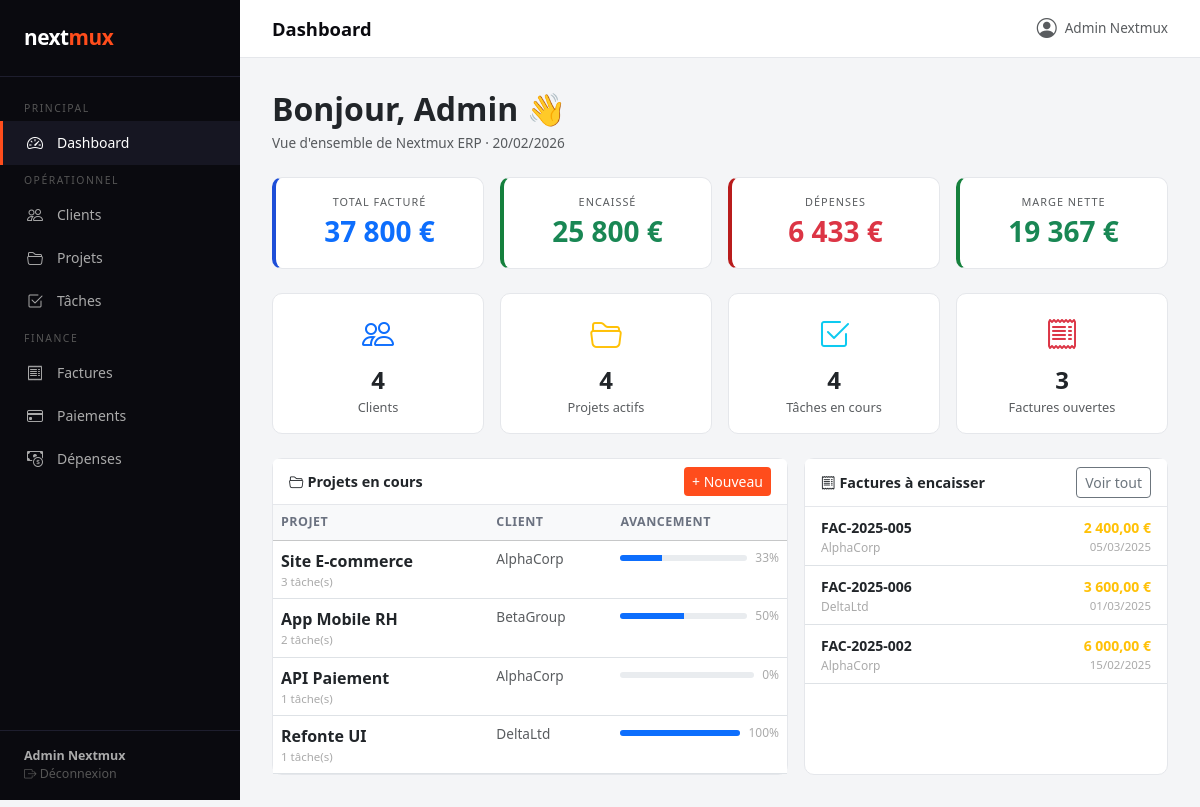
/index.php?module=dashboard&action=index (signed in), run on the app's committed database.
### tables this page shows
CREATE TABLE IF NOT EXISTS projets (
  id INT AUTO_INCREMENT PRIMARY KEY,
  client_id INT NOT NULL,
  nom VARCHAR(150) NOT NULL,
  description TEXT,
  date_debut DATE,
  date_fin DATE,
  statut ENUM('en_cours','termine','suspendu','annule') DEFAULT 'en_cours',
  budget DECIMAL(10,2) DEFAULT 0,
  created_at DATETIME DEFAULT CURRENT_TIMESTAMP,
  FOREIGN KEY (client_id) REFERENCES clients(id) ON DELETE CASCADE
);

CREATE TABLE IF NOT EXISTS clients (
  id INT AUTO_INCREMENT PRIMARY KEY,
  nom VARCHAR(100) NOT NULL,
  email VARCHAR(150),
  telephone VARCHAR(20),
  adresse TEXT,
  created_at DATETIME DEFAULT CURRENT_TIMESTAMP
);

CREATE TABLE IF NOT EXISTS factures (
  id INT AUTO_INCREMENT PRIMARY KEY,
  projet_id INT NOT NULL,
  numero VARCHAR(50) NOT NULL UNIQUE,
  montant_ht DECIMAL(10,2) NOT NULL DEFAULT 0,
  tva DECIMAL(5,2) NOT NULL DEFAULT 20.00,
  montant_ttc DECIMAL(10,2) NOT NULL DEFAULT 0,
  date_emission DATE NOT NULL,
  date_echeance DATE,
  statut ENUM('brouillon','envoyee','payee','annulee') DEFAULT 'brouillon',
  notes TEXT,
  created_at DATETIME DEFAULT CURRENT_TIMESTAMP,
  FOREIGN KEY (projet_id) REFERENCES projets(id) ON DELETE CASCADE
);

### controllers/dashboardController.php (called while the page is built, shortened)
<?php
class DashboardController {
    public function index(): void {
        $db = getDB();
        $total_facture  = (float)$db->query("SELECT COALESCE(SUM(montant_ttc),0) FROM factures")->fetchColumn();
        $total_paye     = (float)$db->query("SELECT COALESCE(SUM(montant),0) FROM paiements")->fetchColumn();
        $total_depenses = (float)$db->query("SELECT COALESCE(SUM(montant),0) FROM depenses")->fetchColumn();
        $marge          = $total_paye - $total_depenses;
        $nb_clients = (int)$db->query("SELECT COUNT(*) FROM clients")->fetchColumn();
        $nb_projets = (int)$db->query("SELECT COUNT(*) FROM projets WHERE statut = 'en_cours'")->fetchColumn();
        $nb_taches  = (int)$db->query("SELECT COUNT(*) FROM taches WHERE statut != 'termine'")->fetchColumn();
        $nb_factures_open = (int)$db->query("SELECT COUNT(*) FROM factures WHERE statut IN ('brouillon','envoyee')")->fetchColumn();
        $projets_recents = $db->query("
            SELECT p.*, c.nom AS client_nom,
                COUNT(DISTINCT t.id) AS nb_taches,
                COUNT(DISTINCT CASE WHEN t.statut='termine' THEN t.id END) AS nb_terminees
            FROM projets p
            JOIN clients c ON p.client_id = c.id
            LEFT JOIN taches t ON t.projet_id = p.id
            WHERE p.statut = 'en_cours'
            GROUP BY p.id
            ORDER BY p.created_at DESC LIMIT 5
        ")->fetchAll();
        $factures_ouvertes = $db->query("
            SELECT f.*, p.nom AS projet_nom, c.nom AS client_nom,
                COALESCE(SUM(pa.montant),0) AS total_paye
            FROM factures f
            JOIN projets p ON f.projet_id = p.id
            JOIN clients c ON p.client_id = c.id
            LEFT JOIN paiements pa ON pa.facture_id = f.id
            WHERE f.statut IN ('brouillon','envoyee')
            GROUP BY f.id
            ORDER BY f.date_emission DESC LIMIT 5
        ")->fetchAll();
        $page_title = 'Dashboard';
        require_once __DIR__ . '/../views/dashboard/index.php';
    }
}

### views/dashboard/index.php (the view)
<?php require_once __DIR__ . '/../layout/header.php'; ?>
<div class="mb-4">
  <h2 class="fw-bold mb-1">Bonjour, <?= htmlspecialchars(explode(' ', $_SESSION['user']['nom'])[0]) ?> 👋</h2>
  <p class="text-muted" style="font-size:0.85rem">Vue d'ensemble de Nextmux ERP · <?= date('d/m/Y') ?></p>
</div>
<div class="row g-3 mb-4">
  <div class="col-6 col-md-3">
    <div class="card p-3 text-center h-100" style="border-left:4px solid #1d4ed8">
      <div class="text-muted" style="font-size:0.68rem;text-transform:uppercase;letter-spacing:1px">Total facturé</div>
      <div class="fs-3 fw-bold text-primary"><?= number_format($total_facture, 0, ',', ' ') ?> €</div>
    </div>
  </div>
  <div class="col-6 col-md-3">
    <div class="card p-3 text-center h-100" style="border-left:4px solid #15803d">
      <div class="text-muted" style="font-size:0.68rem;text-transform:uppercase;letter-spacing:1px">Encaissé</div>
      <div class="fs-3 fw-bold text-success"><?= number_format($total_paye, 0, ',', ' ') ?> €</div>
    </div>
  </div>
  <div class="col-6 col-md-3">
    <div class="card p-3 text-center h-100" style="border-left:4px solid #b91c1c">
      <div class="text-muted" style="font-size:0.68rem;text-transform:uppercase;letter-spacing:1px">Dépenses</div>
      <div class="fs-3 fw-bold text-danger"><?= number_format($total_depenses, 0, ',', ' ') ?> €</div>
    </div>
  </div>
  <div class="col-6 col-md-3">
    <div class="card p-3 text-center h-100" style="border-left:4px solid <?= $marge >= 0 ? '#15803d' : '#b91c1c' ?>">
      <div class="text-muted" style="font-size:0.68rem;text-transform:uppercase;letter-spacing:1px">Marge nette</div>
      <div class="fs-3 fw-bold <?= $marge >= 0 ? 'text-success' : 'text-danger' ?>">
        <?= number_format($marge, 0, ',', ' ') ?> €
      </div>
    </div>
  </div>
</div>
<div class="row g-3 mb-4">
  <div class="col-6 col-md-3">
    <a href="index.php?module=clients&action=index" class="card p-3 text-center text-decoration-none h-100">
      <i class="bi bi-people fs-2 text-primary d-block mb-1"></i>
      <div class="fs-4 fw-bold"><?= $nb_clients ?></div>
      <div class="text-muted" style="font-size:0.8rem">Clients</div>
    </a>
  </div>
  <div class="col-6 col-md-3">
    <a href="index.php?module=projets&action=index" class="card p-3 text-center text-decoration-none h-100">
      <i class="bi bi-folder2-open fs-2 text-warning d-block mb-1"></i>
      <div class="fs-4 fw-bold"><?= $nb_projets ?></div>
      <div class="text-muted" style="font-size:0.8rem">Projets actifs</div>
    </a>
  </div>
  <div class="col-6 col-md-3">
    <a href="index.php?module=taches&action=index" class="card p-3 text-center text-decoration-none h-100">
      <i class="bi bi-check2-square fs-2 text-info d-block mb-1"></i>
      <div class="fs-4 fw-bold"><?= $nb_taches ?></div>
      <div class="text-muted" style="font-size:0.8rem">Tâches en cours</div>
    </a>
  </div>
  <div class="col-6 col-md-3">
    <a href="index.php?module=factures&action=index" class="card p-3 text-center text-decoration-none h-100">
      <i class="bi bi-receipt fs-2 text-danger d-block mb-1"></i>
      <div class="fs-4 fw-bold"><?= $nb_factures_open ?></div>
      <div class="text-muted" style="font-size:0.8rem">Factures ouvertes</div>
    </a>
  </div>
</div>
<div class="row g-3">
  <div class="col-md-7">
    <div class="card h-100">
      <div class="card-header d-flex justify-content-between align-items-center">
        <span><i class="bi bi-folder2-open me-1"></i>Projets en cours</span>
        <a href="index.php?module=projets&action=create" class="btn btn-sm btn-accent">+ Nouveau</a>
      </div>
      <div class="card-body p-0">
        <?php if (empty($projets_recents)): ?>
          <div class="text-center py-4 text-muted">Aucun projet en cours.</div>
        <?php else: ?>
        <table class="table table-hover mb-0">
          <thead class="table-light"><tr><th>Projet</th><th>Client</th><th>Avancement</th></tr></thead>
          <tbody>
            <?php foreach ($projets_recents as $p):
              $pct = $p['nb_taches'] > 0
                ? round($p['nb_terminees'] / $p['nb_taches'] * 100)
                : 0;
            ?>
            <tr>
              <td>
                <a href="index.php?module=projets&action=show&id=<?= $p['id'] ?>"
                   class="fw-semibold text-dark text-decoration-none"><?= htmlspecialchars($p['nom']) ?></a>
                <div style="font-size:0.72rem;color:#aaa"><?= $p['nb_taches'] ?> tâche(s)</div>
              </td>
              <td class="text-muted" style="font-size:0.85rem"><?= htmlspecialchars($p['client_nom']) ?></td>
              <td style="min-width:120px">
                <div class="d-flex align-items-center gap-2">
                  <div class="progress flex-grow-1" style="height:6px">
                    <div class="progress-bar bg-primary" style="width:<?= $pct ?>%"></div>
                  </div>
                  <span style="font-size:0.75rem;color:#aaa;white-space:nowrap"><?= $pct ?>%</span>
                </div>
              </td>
            </tr>
            <?php endforeach; ?>
          </tbody>
        </table>
        <?php endif; ?>
      </div>
    </div>
  </div>
  <div class="col-md-5">
    <div class="card h-100">
      <div class="card-header d-flex justify-content-between align-items-center">
        <span><i class="bi bi-receipt me-1"></i>Factures à encaisser</span>
        <a href="index.php?module=factures&action=index" class="btn btn-sm btn-outline-secondary">Voir tout</a>
      </div>
      <div class="card-body p-0">
        <?php if (empty($factures_ouvertes)): ?>
          <div class="text-center py-4 text-muted text-success">
            <i class="bi bi-check-circle-fill fs-3 d-block mb-1"></i>Tout est encaissé !
          </div>
        <?php else: ?>
          <?php foreach ($factures_ouvertes as $f): ?>
          <div class="d-flex align-items-center justify-content-between px-3 py-2 border-bottom">
            <div>
              <a href="index.php?module=factures&action=show&id=<?= $f['id'] ?>"
                 class="fw-semibold text-dark text-decoration-none" style="font-size:0.875rem">
                <?= htmlspecialchars($f['numero']) ?>
              </a>
              <div style="font-size:0.75rem;color:#aaa"><?= htmlspecialchars($f['client_nom']) ?></div>
            </div>
            <div class="text-end">
              <div class="fw-semibold text-warning" style="font-size:0.875rem">
                <?= number_format($f['montant_ttc'] - $f['total_paye'], 2, ',', ' ') ?> €
              </div>
              <div style="font-size:0.72rem;color:#aaa"><?= date('d/m/Y', strtotime($f['date_emission'])) ?></div>
            </div>
          </div>
          <?php endforeach; ?>
        <?php endif; ?>
      </div>
    </div>
  </div>
</div>
<?php require_once __DIR__ . '/../layout/footer.php'; ?>

### index.php (shortened to what this page needs)
<?php
$module = $_GET['module'] ?? 'dashboard';
$action = $_GET['action'] ?? 'index';
$controller_file = __DIR__ . "/controllers/{$module}Controller.php";
if (file_exists($controller_file)) {
    $class = ucfirst($module) . 'Controller';
    if (class_exists($class)) {
        $ctrl = new $class();
        if (method_exists($ctrl, $action)) {
            $ctrl->$action();
        } else {
            http_response_code(404);
            echo "<h2>Action '$action' introuvable dans $class.</h2>";
        }
    }
} else {
    http_response_code(404);
    echo "<h2>Module '$module' introuvable.</h2>";
}

### views/layout/header.php (shortened to what this page needs)
<!DOCTYPE html>
<html lang="fr">
<head>
  <link href="https://cdn.jsdelivr.net/npm/bootstrap@5.3.2/dist/css/bootstrap.min.css" rel="stylesheet">
  <link href="https://cdn.jsdelivr.net/npm/bootstrap-icons@1.11.3/font/bootstrap-icons.css" rel="stylesheet">
</head>
<body>
<?php
$module_actuel = $_GET['module'] ?? 'dashboard';
$user = $_SESSION['user'] ?? ['nom' => 'Invité'];
?>
<div id="sidebar">
  <div class="sidebar-brand">next<span>mux</span></div>
  <nav class="sidebar-nav">
    <div class="nav-section">Principal</div>
    <a href="index.php?module=dashboard&action=index"
       class="sidebar-link <?= $module_actuel === 'dashboard' ? 'active' : '' ?>">
      <i class="bi bi-speedometer2"></i> Dashboard
    </a>
    <div class="nav-section">Opérationnel</div>
    <a href="index.php?module=clients&action=index"
       class="sidebar-link <?= $module_actuel === 'clients' ? 'active' : '' ?>">
      <i class="bi bi-people"></i> Clients
    </a>
    <a href="index.php?module=projets&action=index"
       class="sidebar-link <?= $module_actuel === 'projets' ? 'active' : '' ?>">
      <i class="bi bi-folder2-open"></i> Projets
    </a>
    <a href="index.php?module=taches&action=index"
       class="sidebar-link <?= $module_actuel === 'taches' ? 'active' : '' ?>">
      <i class="bi bi-check2-square"></i> Tâches
    </a>
    <div class="nav-section">Finance</div>
    <a href="index.php?module=factures&action=index"
       class="sidebar-link <?= $module_actuel === 'factures' ? 'active' : '' ?>">
      <i class="bi bi-receipt"></i> Factures
    </a>
    <a href="index.php?module=paiements&action=index"
       class="sidebar-link <?= $module_actuel === 'paiements' ? 'active' : '' ?>">
      <i class="bi bi-credit-card"></i> Paiements
    </a>
    <a href="index.php?module=depenses&action=index"
       class="sidebar-link <?= $module_actuel === 'depenses' ? 'active' : '' ?>">
      <i class="bi bi-cash-coin"></i> Dépenses
    </a>
  </nav>
  <div class="sidebar-footer">
    <strong><?= htmlspecialchars($user['nom']) ?></strong>
    <a href="index.php?module=auth&action=logout" style="color:#555;text-decoration:none">
      <i class="bi bi-box-arrow-right"></i> Déconnexion
    </a>
  </div>
</div>
<div id="main">
  <div class="topbar">
    <h1><?= htmlspecialchars($page_title ?? 'Nextmux ERP') ?></h1>
    <div class="d-flex align-items-center gap-2">
      <i class="bi bi-person-circle fs-5 text-muted"></i>
      <span class="text-muted" style="font-size:0.85rem"><?= htmlspecialchars($user['nom']) ?></span>
    </div>
  </div>
  <div class="content">

### views/layout/footer.php (shortened to what this page needs)
  </div>
</div>
</body>
</html>

### views/layout/header.php (style rules this page uses)
:root { --sidebar-w: 240px; --accent: #FF4D1C; --dark: #0a0a0f; }
body { background: #f4f5f7; font-family: 'Segoe UI', sans-serif; }
#sidebar { width: var(--sidebar-w); min-height: 100vh; background: var(--dark); position: fixed; top: 0; left: 0; z-index: 100; display: flex; flex-direction: column; }
.sidebar-brand { padding: 1.4rem 1.5rem; font-size: 1.3rem; font-weight: 800; color: white; letter-spacing: -0.5px; border-bottom: 1px solid #1e1e2e; }
.sidebar-brand span { color: var(--accent); }
.sidebar-nav { padding: 1rem 0; flex: 1; }
.nav-section { padding: 0.5rem 1.5rem 0.3rem; font-size: 0.65rem; text-transform: uppercase; letter-spacing: 1.5px; color: #555; }
.sidebar-link { display: flex; align-items: center; gap: 0.75rem; padding: 0.6rem 1.5rem; color: #aaa; text-decoration: none; font-size: 0.875rem; transition: all 0.15s; border-left: 3px solid transparent; }
.sidebar-link:hover, .sidebar-link.active { color: white; background: #161622; border-left-color: var(--accent); }
.sidebar-link i { font-size: 1rem; width: 18px; }
.sidebar-footer { padding: 1rem 1.5rem; border-top: 1px solid #1e1e2e; font-size: 0.78rem; color: #555; }
.sidebar-footer strong { color: #aaa; display: block; }
#main { margin-left: var(--sidebar-w); min-height: 100vh; }
.topbar { background: white; padding: 0.85rem 2rem; border-bottom: 1px solid #e5e7eb; display: flex; align-items: center; justify-content: space-between; position: sticky; top: 0; z-index: 50; }
.topbar h1 { font-size: 1.15rem; font-weight: 700; margin: 0; color: var(--dark); }
.content { padding: 2rem; }
.card { border: 1px solid #e5e7eb; border-radius: 10px; }
.card-header { background: white; border-bottom: 1px solid #e5e7eb; font-weight: 600; font-size: 0.9rem; }
.btn-accent { background: var(--accent); color: white; border: none; }
table.table th { font-size: 0.78rem; text-transform: uppercase; letter-spacing: 0.5px; color: #6b7280; font-weight: 600; }

### data on the page
projets: nom "Site E-commerce", nb_taches "3", client.nom "AlphaCorp", pct "33"
projets: nom "App Mobile RH", nb_taches "2", client.nom "BetaGroup", pct "50"
projets: nom "API Paiement", nb_taches "1", client.nom "AlphaCorp", pct "0"
projets: nom "Refonte UI", nb_taches "1", client.nom "DeltaLtd", pct "100"
factures: numero "FAC-2025-005", clients.nom "AlphaCorp", total_paye "2 400,00", date_emission "05/03/2025"
factures: numero "FAC-2025-006", clients.nom "DeltaLtd", total_paye "3 600,00", date_emission "01/03/2025"
factures: numero "FAC-2025-002", clients.nom "AlphaCorp", total_paye "6 000,00", date_emission "15/02/2025"

### other printed values
$user['nom'] "Admin Nextmux"
$page_title "Dashboard"
explode(' ', $_SESSION['user']['nom'])[0] "Admin"
$total_facture "37 800"
$total_paye "25 800"
$total_depenses "6 433"
$marge "19 367"
$nb_clients "4"
$nb_projets "4"
$nb_taches "4"
$nb_factures_open "3"
